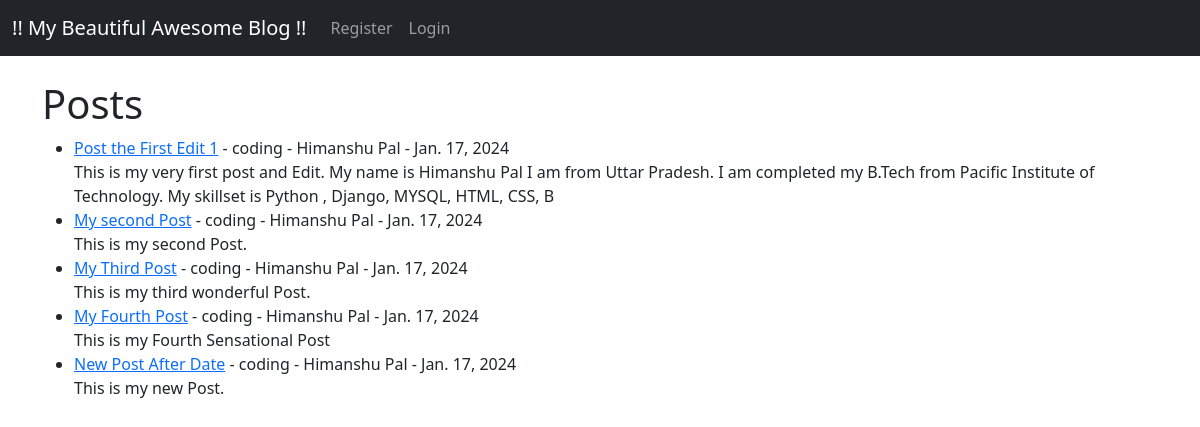
The app's page /app/, older data.
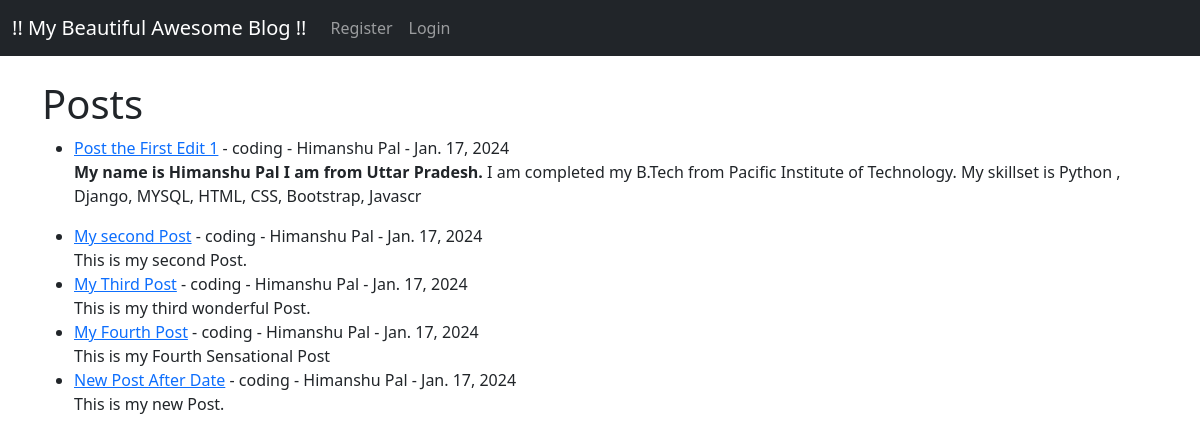
The same page, newer data.
### app/models.py (models this page shows, shortened)
class Post(models.Model):
    title = models.CharField(max_length=255)
    title_tag = models.CharField(max_length=255)
    author = models.ForeignKey(User,on_delete=models.CASCADE)
    body = models.TextField()
    post_date = models.DateField(auto_now_add=True)
    category = models.CharField(max_length=255, default='coding')

### app/views.py (the view)
# urls.py: path('',HomeView.as_view(),name="home"),
class HomeView(ListView):
    model = Post
    template_name = 'home.html'
    ordering = ['-post_date']

### app/templates/home.html (shortened to what this page needs)
{% extends 'base.html' %}
{% block content %}
        <h1>Posts</h1>
        <ul>
        {% for post in object_list %}
           <li><a href="{% url 'article-detail' post.pk %}">
           {{ post.title }}</a> -
           {{ post.category}} -
           {{ post.author.first_name }}
           {{ post.author.last_name }} -
           {{ post.post_date }}
           <br>
           {{ post.body|slice:":200" | safe }}
           </li>
        {% endfor %}
        </ul>
{% endblock %}

Row changes from the older to the newer data that the page shows:
changed Post "Post the First Edit 1": body "This is my very first post and Edit. My name is Himanshu Pal I am from Uttar Pradesh. I am completed my B.Tech from Pacific Institute of Technology. My skillset is Python , Django, MYSQL, HTML, CSS, B" → "My name is Himanshu Pal I am from Uttar Pradesh. I am completed my B.Tech from Pacific Institute of Technology. My skillset is Python , Django, MYSQL, HTML, CSS, Bootstrap, Javascr"
